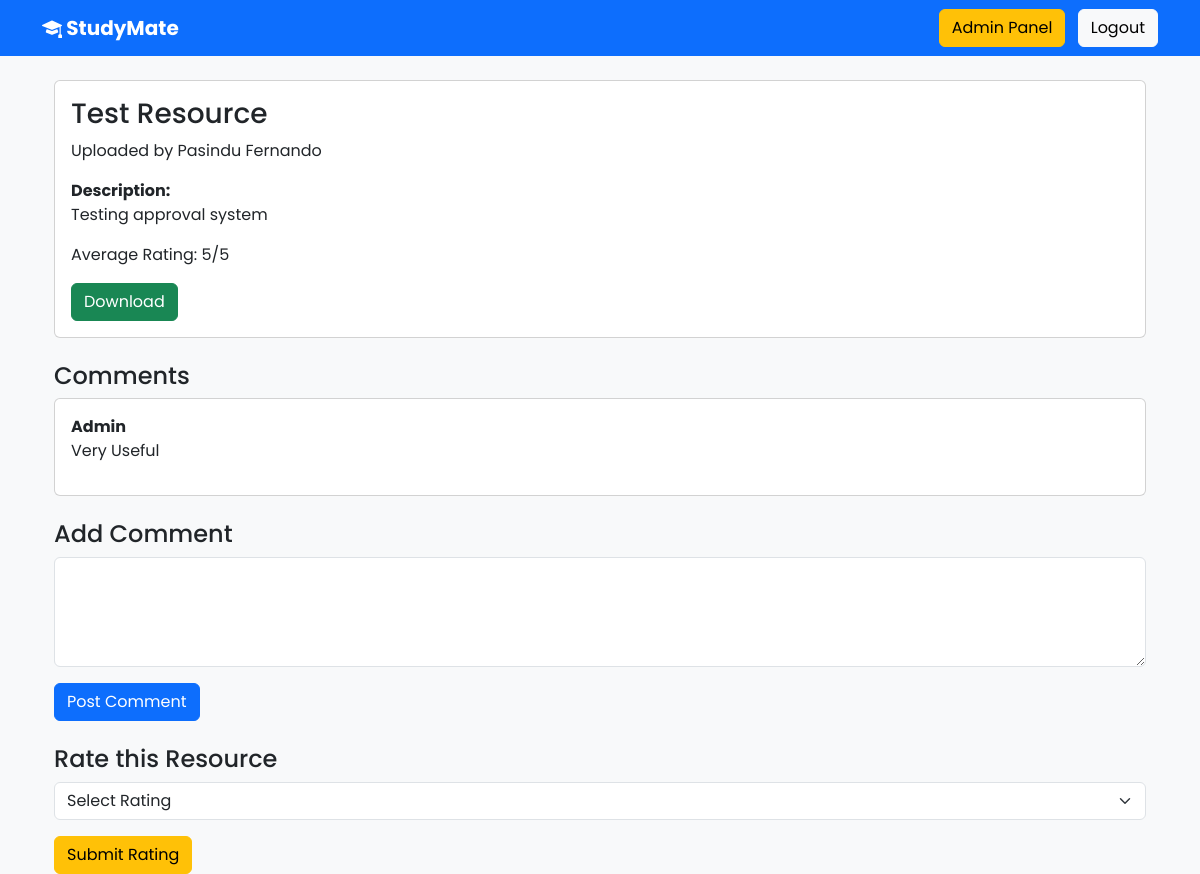
Page /resource_details.php?id=5 (signed in) on the committed database.
### tables this page shows
CREATE TABLE `resources` (
  `id` int(11) NOT NULL,
  `title` varchar(255) NOT NULL,
  `description` text DEFAULT NULL,
  `faculty` varchar(100) NOT NULL,
  `file_name` varchar(255) NOT NULL,
  `uploaded_by` int(11) NOT NULL,
  `uploaded_at` timestamp NOT NULL DEFAULT current_timestamp(),
  `status` varchar(20) NOT NULL DEFAULT 'Pending'
);

CREATE TABLE `users` (
  `id` int(11) NOT NULL,
  `full_name` varchar(100) NOT NULL,
  `university_email` varchar(100) NOT NULL,
  `student_id` varchar(50) NOT NULL,
  `faculty` varchar(100) NOT NULL,
  `password` varchar(255) NOT NULL,
  `created_at` timestamp NOT NULL DEFAULT current_timestamp(),
  `role` varchar(20) NOT NULL DEFAULT 'student'
);

CREATE TABLE `resource_comments` (
  `id` int(11) NOT NULL,
  `resource_id` int(11) NOT NULL,
  `user_id` int(11) NOT NULL,
  `comment` text NOT NULL,
  `created_at` timestamp NOT NULL DEFAULT current_timestamp()
);

### resource_details.php (the view, shortened to what this page needs)
<?php
include 'includes/db.php';
include 'includes/header.php';
$id = (int) $_GET['id'];
$stmt = $conn->prepare("
    SELECT resources.*, users.full_name
    FROM resources
    JOIN users ON resources.uploaded_by = users.id
    WHERE resources.id = ?
");
$stmt->bind_param("i", $id);
$stmt->execute();
$resource = $stmt->get_result()->fetch_assoc();
$stmt = $conn->prepare("
    SELECT resource_comments.*, users.full_name
    FROM resource_comments
    JOIN users ON resource_comments.user_id = users.id
    WHERE resource_id = ?
    ORDER BY created_at DESC
");
$stmt->bind_param("i", $id);
$stmt->execute();
$comments = $stmt->get_result();
$stmt = $conn->prepare("
    SELECT AVG(rating) AS average_rating
    FROM resource_ratings
    WHERE resource_id = ?
");
$stmt->bind_param("i", $id);
$stmt->execute();
$rating = $stmt->get_result()->fetch_assoc();
$average_rating = $rating['average_rating']
    ? round($rating['average_rating'], 1)
    : 0;
?>
<div class="container mt-4">
    <div class="card mb-4">
        <div class="card-body">
            <h3>
                <?php echo htmlspecialchars($resource['title']); ?>
            </h3>
            <p>
                Uploaded by
                <?php echo htmlspecialchars($resource['full_name']); ?>
            </p>
            <p>
                <strong>Description:</strong><br>
                <?php
                echo nl2br(
                    htmlspecialchars($resource['description'])
                );
                ?>
            </p>
            <p>
                Average Rating:
                <?php echo $average_rating; ?>/5
            </p>
            <a
                href="uploads/<?php echo htmlspecialchars($resource['file_name']); ?>"
                class="btn btn-success">
                Download
            </a>
        </div>
    </div>
    <h4>Comments</h4>
    <?php if ($comments->num_rows > 0) { ?>
        <?php while ($row = $comments->fetch_assoc()) { ?>
            <div class="card mb-2">
                <div class="card-body">
                    <strong>
                        <?php echo htmlspecialchars($row['full_name']); ?>
                    </strong>
                    <p>
                        <?php echo nl2br(htmlspecialchars($row['comment'])); ?>
                    </p>
                </div>
            </div>
        <?php } ?>
    <?php } else { ?>
        <div class="alert alert-info">
            No comments yet.
        </div>
    <?php } ?>
    <h4 class="mt-4">Add Comment</h4>
    <form
        action="add_comment.php"
        method="POST">
        <div class="mb-3">
            <textarea
                name="comment"
                class="form-control"
                rows="4"
                required></textarea>
        </div>
        <button
            type="submit"
            name="submit"
            class="btn btn-primary">
            Post Comment
        </button>
    </form>
    <h4 class="mt-4">Rate this Resource</h4>
    <form
        action="rate_resource.php"
        method="POST">
        <div class="mb-3">
            <select
                name="rating"
                class="form-select"
                required>
                <option value="">
                    Select Rating
                </option>
            </select>
        </div>
        <button
            type="submit"
            name="submit"
            class="btn btn-warning">
            Submit Rating
        </button>
    </form>
</div>
<?php include 'includes/footer.php'; ?>

### assets/css/dashboard.css (style rules this page uses)
body { background:#f5f7fb; font-family:'Poppins',sans-serif; }

### rows in the picture
resources: title "Test Resource", uploaded_by.full_name "Pasindu Fernando", description "Testing approval system"
resource_comments: user.full_name "Admin", comment "Very Useful"

### other values in the picture
$average_rating "5"
